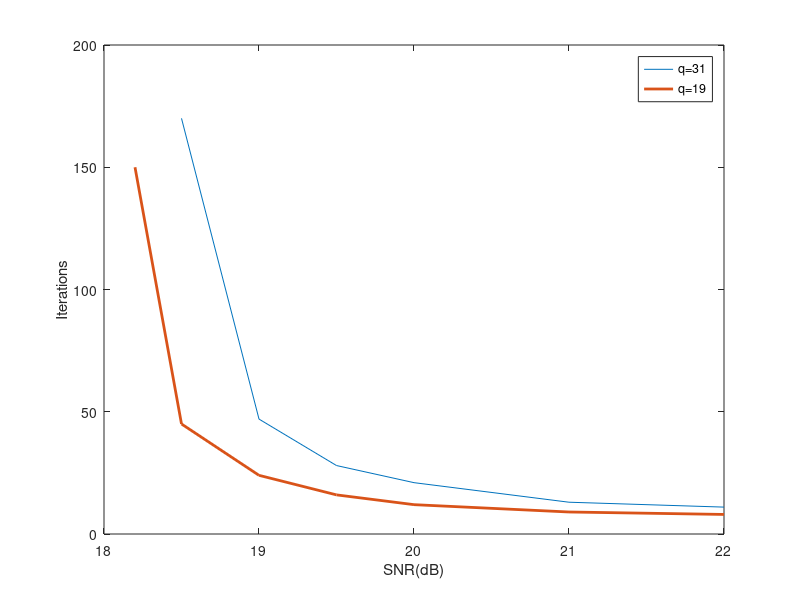

MATLAB code to generate this figure:
SNR  =[18.2 18.5 19 19.5 20 21 22];
Iter_31 = [NaN 170 47 28 21 13 11];

Iter_19 = [150 45 24 16 12 9 8];

plot(SNR,Iter_31,SNR,Iter_19,'linewidth',2)
xlim([18,22])

xlabel('SNR(dB)')
ylabel('Iterations')
legend('q=31','q=19')